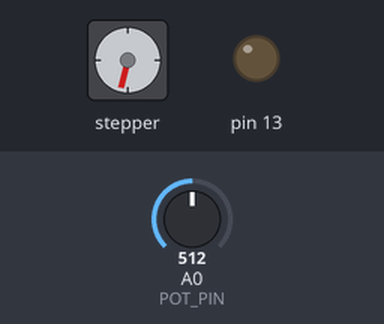
Recording of a sketch running on a simulated Arduino Uno, built with avr-gcc and run on an emulated ATmega328P. On the bench: stepper motor, output pins drawn as LEDs (lit = HIGH). Wiring (inferred from the names in the program): stepper motor driver (200 steps per turn assumed): step pin 3; direction pin 6. Inputs (shaded band) come from the test bench; at power-on: A0 (POT_PIN) = 512. Pins used as bus, display or sensor lines are not drawn.

Above: at 1.2 s.
1.3 s: A0 (POT_PIN) set to 716
At 1.68 s:
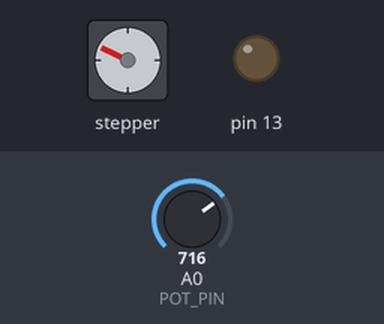
4.3 s: A0 (POT_PIN) set to 511
At 4.73 s:
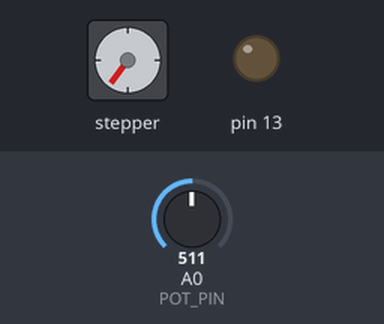
7.3 s: A0 (POT_PIN) set to 122
At 8.69 s:
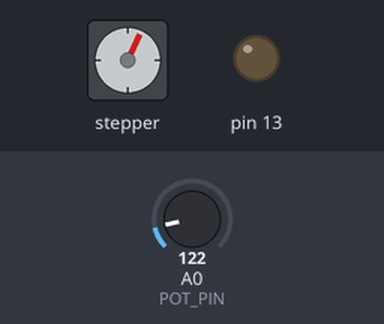
10.3 s: A0 (POT_PIN) set to 900
13.3 s: A0 (POT_PIN) set to 1023
Timing chart, 0 to 29.5 s (numbered marks = the images above; inputs shaded):
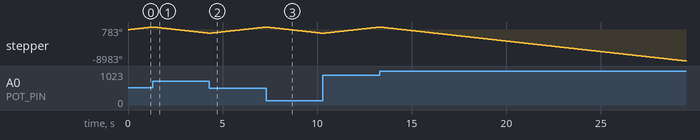

The sketch:

pendulumControl.ino
```cpp
#define POT_PIN A0
#define DIR_PIN 6
#define STEP_PIN 3

#define STEPS_PER_REV 200
#define MIN_PULSE_DELAY 1400
#define CENTER_POT_VAL 754.9 // 90 degrees occurs at 520 ; higher  to move setpoint away

#define MASS 10
#define NUM_STEPS 2
#define Kp 200
#define Kd 400

int pastError = 0;
int pastDT = 10;

bool debug = true;

void setup() {
  // put your setup code here, to run once:
  pinMode(DIR_PIN, OUTPUT);
  pinMode(STEP_PIN, OUTPUT);
  pinMode(POT_PIN, INPUT);
  pinMode(13, OUTPUT);

  if(debug){
    Serial.begin(19200);
  }
  Serial.begin(19200);
}

void loop() {
  int potValue = analogRead(POT_PIN);
  float error = potValue - CENTER_POT_VAL;
  error =  error;
  //Serial.println(error);

//  int steps = (int)(error * -1);
//  Serial.println(steps);
//  step(steps);

  float proportional = error * Kp;
  float derivative = (error - pastError) / ((float)pastDT + 0.001) * Kd; // division after scaling

  int desiredForce = -1*(proportional + derivative);
  double currentDT = getDT(desiredForce);
  stepDT(currentDT);

  if(debug){
    //Serial.print("*************\nProportional: ");
    //Serial.println(proportional);
    //Serial.print("Derivative: ");
    //Serial.println(derivative);
    //Serial.println("\n****************");
    //Serial.println(desiredForce);
  }

  pastDT = abs(currentDT);
  pastError = error;

//  digitalWrite(13, !digitalRead(13));
}

double getDT(int desiredForce) {
  bool neg = desiredForce < 0;
  double acc = abs(desiredForce) / (double)MASS;
  double dT = -1 * NUM_STEPS - sqrt(4 * acc * NUM_STEPS * pastDT * pastDT + NUM_STEPS * NUM_STEPS) / 2 / acc / (0.001+ pastDT);
  dT = 2000 / (acc + 5);
  return neg ? -1 * dT : dT;
}

void testStepper() {
  for(int i = 1; i < 11; i++) {
    step(STEPS_PER_REV / 10);
  }
  for(int i = 10; i > 0; i--) {
    step(-1 * STEPS_PER_REV / 10);
  }
}

void stepDT(double dT) {
  digitalWrite(DIR_PIN, LOW);
  if(dT < 0) {
    digitalWrite(DIR_PIN, HIGH);
    dT = -1 * dT;
  }
  if(debug) {
    ////Serial.print("dT: ");
    //Serial.println(dT);
  }
  //int delayTime = (dT * 1000) / NUM_STEPS / 2;
  int delayTime = dT;
  delayTime = max(delayTime, 30);
  delayTime = min(delayTime, 50);
  delayTime = map(delayTime, 30, 50, 1400, 3000);
  //Serial.println(delayTime);
  for(int i = 0; i < NUM_STEPS; i++) {
    digitalWrite(STEP_PIN, HIGH);
    delayMicroseconds(delayTime);
    digitalWrite(STEP_PIN, LOW);
    delayMicroseconds(delayTime);
  }
}

void step(int numSteps) {
  if(numSteps < 0){
    digitalWrite(DIR_PIN, HIGH);
    numSteps = -1 * numSteps;
  } else {
    digitalWrite(DIR_PIN, LOW);
  }
  Serial.print("Num steps (unclipped): ");
  Serial.println(numSteps);
  numSteps = min(numSteps, 100);

  for(int i = 0; i < numSteps; i++) {
    digitalWrite(STEP_PIN, HIGH);
    delayMicroseconds(1400);
    digitalWrite(STEP_PIN, LOW);
    delayMicroseconds(1400);
  }
}
```
